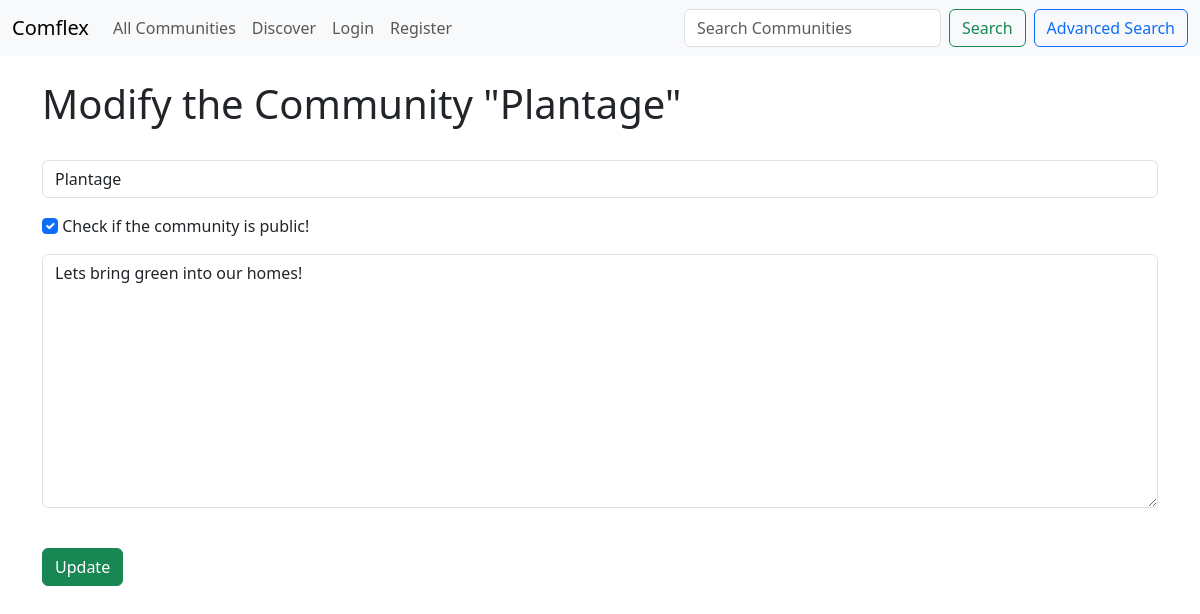
/modify_community/48, run on the app's committed database.
### post_app/models.py (models this page shows)
class Community(models.Model):
    name = models.CharField('Community Name', max_length=120, unique=True)
    is_public = models.BooleanField(default=True, help_text="Check if the community is public!")
    creation_date = models.DateTimeField(auto_now_add=True)
    description = models.TextField(blank=True)
    owner_id = models.IntegerField('Community Owner', blank=False, default=1)
    owner_username = models.ForeignKey(User, blank=False, null=True, on_delete=models.SET_NULL)
    members = models.ManyToManyField(User, related_name='communities', blank=True)
    moderators = models.ManyToManyField(User, related_name='moderated_communities', blank=True)  # New field for moderators
    def __str__(self):
        return self.name

### post_app/views.py (the view)
# urls.py: path('modify_community/<int:community_id>', views.modify_community, name="modify-community"),
def modify_community(request, community_id):
    community = Community.objects.get(pk=community_id)
    form = CommunityForm(request.POST or None, instance=community)
    if form.is_valid():
        form.save()
        return redirect('list-communities')
    return render(request, 'posts/modify_community.html', {'community': community, 'form': form})

### post_app/forms.py (shortened to what this page needs)
class CommunityForm(ModelForm):
    class Meta:
        model = Community
        fields = ('name', 'is_public', 'description')
        labels = {
            'name': '',
            'is_public': '',
            'description': ''
        }
        widgets = {
            'name': forms.TextInput(attrs={'class': 'form-control', 'placeholder': 'Community Name'}),
            'is_public': forms.CheckboxInput(attrs={'class': 'form-check-input'}),
            'description': forms.Textarea(attrs={'class': 'form-control', 'placeholder': 'Description'}),
        }

### post_app/templates/posts/modify_community.html (shortened to what this page needs)
{% extends 'posts/base.html' %}
{% block content%}
	<h1>Modify the Community "{{ community }}"</h1>
	<br/>
	{% if submitted %}
		Community was modified successfully!
	{% else %}
	<form action="" method="POST">
		{{ form.as_p }}
		<br/>
		<input type="submit" value="Update" class = "btn btn-success">
	</form>
	{% endif%}
{% endblock%}

### data on the page
Community: name "Plantage", is_public "☑", description "Lets bring green into our homes!"
